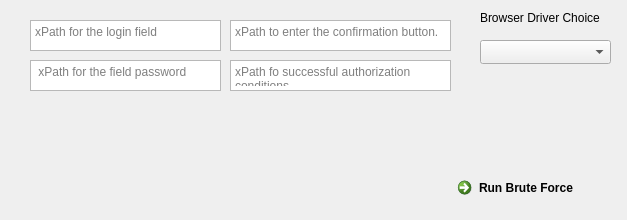
   <widget class="QWidget" name="Quick_Brute_Tab">
    <attribute name="icon">
     <iconset>
      <normaloff>../../Downloads/icons8-brute-force-attack-50.png</normaloff>../../Downloads/icons8-brute-force-attack-50.png</iconset>
    </attribute>
    <attribute name="title">
     <string>Quick Brute</string>
    </attribute>
    <widget class="QTextEdit" name="xpath_login_field_textedit">
     <property name="geometry">
      <rect>
       <x>30</x>
       <y>20</y>
       <width>191</width>
       <height>31</height>
      </rect>
     </property>
     <property name="placeholderText">
      <string>xPath for the login field</string>
     </property>
    </widget>
    <widget class="QTextEdit" name="xpath_password_field_textedit">
     <property name="geometry">
      <rect>
       <x>30</x>
       <y>60</y>
       <width>191</width>
       <height>31</height>
      </rect>
     </property>
     <property name="placeholderText">
      <string> xPath for the field password</string>
     </property>
    </widget>
    <widget class="QTextEdit" name="textEdit">
     <property name="geometry">
      <rect>
       <x>230</x>
       <y>20</y>
       <width>221</width>
       <height>31</height>
      </rect>
     </property>
     <property name="placeholderText">
      <string>xPath to enter the confirmation button.</string>
     </property>
    </widget>
    <widget class="QTextEdit" name="textEdit_2">
     <property name="geometry">
      <rect>
       <x>230</x>
       <y>60</y>
       <width>221</width>
       <height>31</height>
      </rect>
     </property>
     <property name="placeholderText">
      <string>xPath fo successful authorization conditions</string>
     </property>
    </widget>
    <widget class="QComboBox" name="comboBox">
     <property name="geometry">
      <rect>
       <x>480</x>
       <y>40</y>
       <width>131</width>
       <height>24</height>
      </rect>
     </property>
     <item>
      <property name="text">
       <string/>
      </property>
     </item>
     <item>
      <property name="text">
       <string>Firefox</string>
      </property>
     </item>
     <item>
      <property name="text">
       <string>Chrome</string>
      </property>
     </item>
     <item>
      <property name="text">
       <string>Internet Explorer</string>
      </property>
     </item>
    </widget>
    <widget class="QLabel" name="label">
     <property name="geometry">
      <rect>
       <x>480</x>
       <y>10</y>
       <width>131</width>
       <height>16</height>
      </rect>
     </property>
     <property name="text">
      <string>Browser Driver Choice</string>
     </property>
    </widget>
    <widget class="QCommandLinkButton" name="commandLinkButton">
     <property name="geometry">
      <rect>
       <x>450</x>
       <y>170</y>
       <width>168</width>
       <height>41</height>
      </rect>
     </property>
     <property name="text">
      <string>Run Brute Force</string>
     </property>
    </widget>
   </widget>
